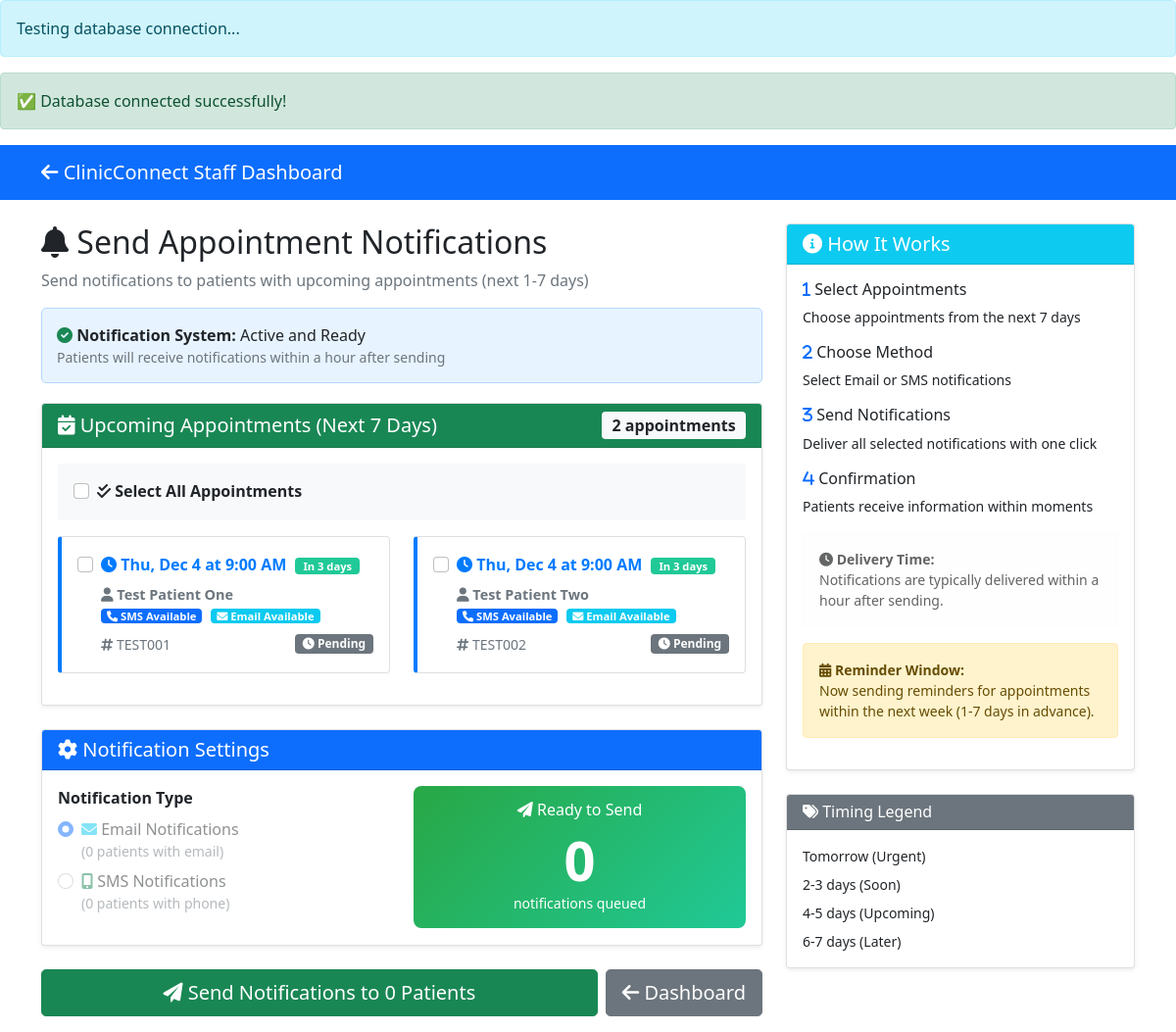
The app's page /admindashboard/reminders.php, older data.
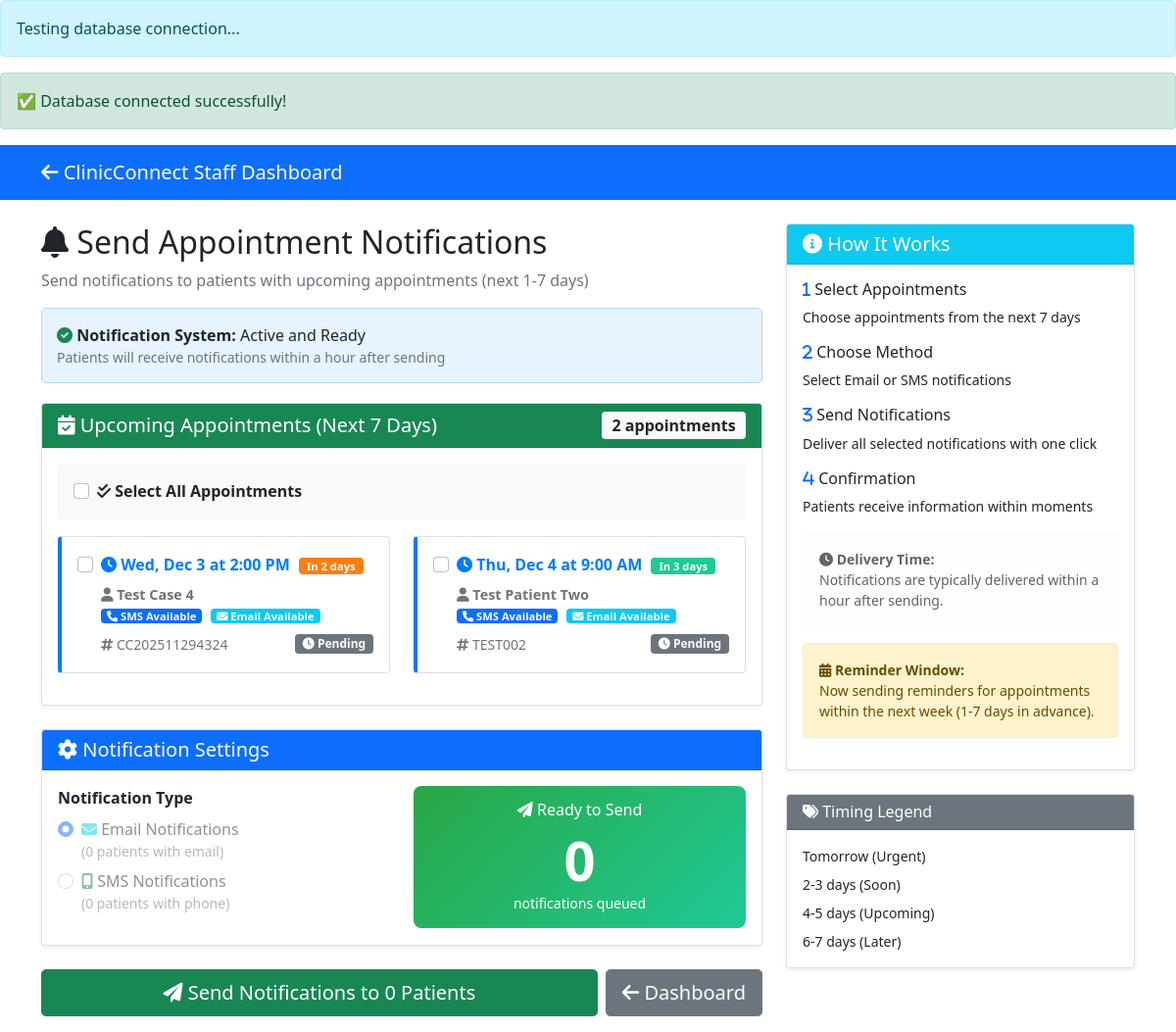
The same page, newer data.
### tables this page shows
CREATE TABLE `appointments` (
  `id` int(11) NOT NULL,
  `patient_name` varchar(255) NOT NULL,
  `patient_email` varchar(255) DEFAULT NULL,
  `patient_phone` varchar(20) DEFAULT NULL,
  `appointment_date` date NOT NULL,
  `appointment_time` time NOT NULL,
  `reason` text DEFAULT NULL,
  `status` varchar(20) DEFAULT 'booked',
  `booking_reference` varchar(50) DEFAULT NULL,
  `created_at` timestamp NOT NULL DEFAULT current_timestamp(),
  `reminder_sent` tinyint(1) DEFAULT 0,
  `reminder_sent_at` datetime DEFAULT NULL
);

### admindashboard/reminders.php (the view, shortened to what the changed rows need)
<?php
include __DIR__ . '/../includes/config.php';
$stmt = $pdo->prepare("
    SELECT a.*,
           CONCAT(a.appointment_date, ' ', a.appointment_time) as appointment_datetime
    FROM appointments a
    WHERE a.status = 'booked'
    AND CONCAT(a.appointment_date, ' ', a.appointment_time) BETWEEN
        DATE_ADD(NOW(), INTERVAL 1 DAY) AND DATE_ADD(NOW(), INTERVAL 7 DAY)
    ORDER BY a.appointment_date, a.appointment_time
");
$stmt->execute();
$upcoming_appointments = $stmt->fetchAll();
?>
<!DOCTYPE html>
<html lang="en">
<head>
    <link href="https://cdn.jsdelivr.net/npm/bootstrap@5.1.3/dist/css/bootstrap.min.css" rel="stylesheet">
    <link rel="stylesheet" href="https://cdnjs.cloudflare.com/ajax/libs/font-awesome/6.0.0/css/all.min.css">
</head>
<body>
    <div class="container mt-4">
        <div class="row">
            <div class="col-md-8">
                <h2><i class="fas fa-bell"></i> Send Appointment Notifications</h2>
                <form method="POST" id="remindersForm">
                    <div class="card shadow-sm">
                        <div class="card-body">
                            <?php if (count($upcoming_appointments) > 0): ?>
                                <div class="row">
                                    <?php foreach ($upcoming_appointments as $appointment):
                                        $appointment_datetime = strtotime($appointment['appointment_date'] . ' ' . $appointment['appointment_time']);
                                        $current_datetime = time();
                                        $days_until = ceil(($appointment_datetime - $current_datetime) / (60 * 60 * 24));
                                        if ($days_until <= 1) {
                                            $badge_class = 'urgent';
                                            $days_text = 'Tomorrow';
                                        } elseif ($days_until <= 2) {
                                            $badge_class = 'soon';
                                            $days_text = 'In ' . $days_until . ' days';
                                        } elseif ($days_until <= 4) {
                                            $badge_class = 'upcoming';
                                            $days_text = 'In ' . $days_until . ' days';
                                        } else {
                                            $badge_class = 'later';
                                            $days_text = 'In ' . $days_until . ' days';
                                        }
                                    ?>
                                    <div class="col-md-6 mb-3">
                                        <div class="card reminder-card h-100">
                                            <div class="card-body">
                                                <div class="form-check h-100">
                                                    <input class="form-check-input appointment-checkbox"
                                                           type="checkbox"
                                                           name="selected_appointments[]"
                                                           value="<?= $appointment['id']; ?>"
                                                           id="appointment_<?= $appointment['id']; ?>"
                                                           data-email="<?= htmlspecialchars($appointment['patient_email']); ?>"
                                                           data-phone="<?= htmlspecialchars($appointment['patient_phone']); ?>">
                                                    <label class="form-check-label w-100" for="appointment_<?= $appointment['id']; ?>">
                                                        <div class="appointment-time mb-2">
                                                            <i class="fas fa-clock"></i>
                                                            <?= date('D, M j', strtotime($appointment['appointment_date'])); ?>
                                                            at <?= date('g:i A', strtotime($appointment['appointment_time'])); ?>
                                                            <span class="badge <?= $badge_class ?> days-badge"><?= $days_text ?></span>
                                                        </div>
                                                        <div class="patient-info mb-2">
                                                            <strong>
                                                                <i class="fas fa-user"></i>
                                                                <?= htmlspecialchars($appointment['patient_name']); ?>
                                                            </strong>
                                                            <br>
                                                            <?php if (!empty($appointment['patient_phone'])): ?>
                                                                <span class="badge bg-primary contact-badge">
                                                                    <i class="fas fa-phone"></i> SMS Available
                                                                </span>
                                                            <?php endif; ?>
                                                            <?php if (!empty($appointment['patient_email'])): ?>
                                                                <span class="badge bg-info contact-badge">
                                                                    <i class="fas fa-envelope"></i> Email Available
                                                                </span>
                                                            <?php endif; ?>
                                                        </div>
                                                        <div class="d-flex justify-content-between align-items-center">
                                                            <small class="text-muted">
                                                                <i class="fas fa-hashtag"></i>
                                                                <?= $appointment['booking_reference']; ?>
                                                            </small>
                                                            <?php if ($appointment['reminder_sent']): ?>
                                                                <span class="badge bg-success">
                                                                    <i class="fas fa-check"></i> Notified
                                                                </span>
                                                            <?php else: ?>
                                                                <span class="badge bg-secondary">
                                                                    <i class="fas fa-clock"></i> Pending
                                                                </span>
                                                            <?php endif; ?>
                                                        </div>
                                                    </label>
                                                </div>
                                            </div>
                                        </div>
                                    </div>
                                    <?php endforeach; ?>
                                </div>
                            <?php endif; ?>
                        </div>
                    </div>
                </form>
            </div>
        </div>
    </div>
</body>
</html>

Row changes from the older to the newer data that the page shows:
no longer on this page (row edited): appointments: appointment_date "Thu, Dec 4", appointment_time "9:00 AM", days_text "In 3 days", patient_name "Test Patient One", patient_phone "876-555-0101" (drawn), patient_email "test1@email.com" (drawn), booking_reference "TEST001", reminder_sent 0 (drawn)
added appointments: appointment_date "Wed, Dec 3", appointment_time "2:00 PM", days_text "In 2 days", patient_name "Test Case 4", patient_phone "1234567789" (drawn), patient_email "test@gmail.com" (drawn), booking_reference "CC202511294324", reminder_sent 0 (drawn)
